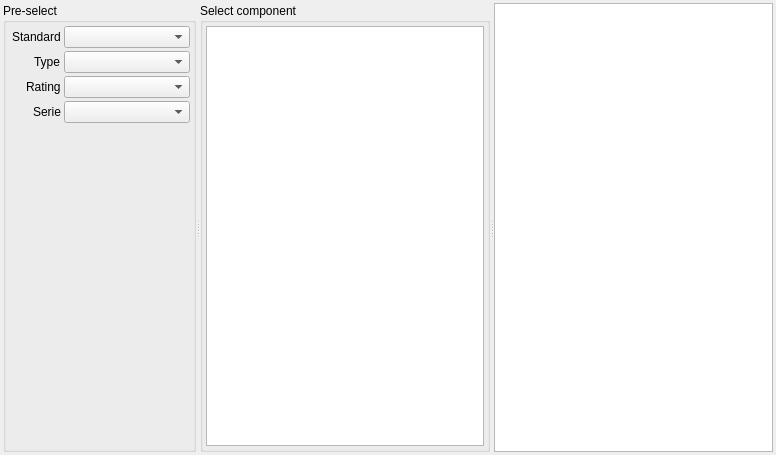
<?xml version="1.0" encoding="UTF-8"?>
<ui version="4.0">
 <class>STD_SelectComponentWidget</class>
 <widget class="QWidget" name="STD_SelectComponentWidget">
  <property name="geometry">
   <rect>
    <x>0</x>
    <y>0</y>
    <width>776</width>
    <height>455</height>
   </rect>
  </property>
  <property name="windowTitle">
   <string>Select component</string>
  </property>
  <layout class="QGridLayout" name="gridLayout_2">
   <property name="leftMargin">
    <number>3</number>
   </property>
   <property name="topMargin">
    <number>3</number>
   </property>
   <property name="rightMargin">
    <number>3</number>
   </property>
   <property name="bottomMargin">
    <number>3</number>
   </property>
   <property name="spacing">
    <number>3</number>
   </property>
   <item row="0" column="0">
    <widget class="QSplitter" name="splitter_2">
     <property name="orientation">
      <enum>Qt::Horizontal</enum>
     </property>
     <widget class="QSplitter" name="splitter">
      <property name="orientation">
       <enum>Qt::Horizontal</enum>
      </property>
      <widget class="QGroupBox" name="gbPreSelect">
       <property name="title">
        <string>Pre-select</string>
       </property>
       <layout class="QFormLayout" name="formLayout">
        <property name="labelAlignment">
         <set>Qt::AlignRight|Qt::AlignTrailing|Qt::AlignVCenter</set>
        </property>
        <property name="horizontalSpacing">
         <number>3</number>
        </property>
        <property name="verticalSpacing">
         <number>3</number>
        </property>
        <property name="leftMargin">
         <number>6</number>
        </property>
        <property name="topMargin">
         <number>3</number>
        </property>
        <property name="rightMargin">
         <number>3</number>
        </property>
        <property name="bottomMargin">
         <number>3</number>
        </property>
        <item row="0" column="0">
         <widget class="QLabel" name="lblCode">
          <property name="text">
           <string>Standard</string>
          </property>
         </widget>
        </item>
        <item row="0" column="1">
         <widget class="QComboBox" name="cbStandard"/>
        </item>
        <item row="1" column="0">
         <widget class="QLabel" name="lblType">
          <property name="text">
           <string>Type</string>
          </property>
         </widget>
        </item>
        <item row="1" column="1">
         <widget class="QComboBox" name="cbType"/>
        </item>
        <item row="2" column="0">
         <widget class="QLabel" name="lblRating">
          <property name="text">
           <string>Rating</string>
          </property>
         </widget>
        </item>
        <item row="2" column="1">
         <widget class="QComboBox" name="cbRating"/>
        </item>
        <item row="3" column="0">
         <widget class="QLabel" name="lblSerie">
          <property name="text">
           <string>Serie</string>
          </property>
         </widget>
        </item>
        <item row="3" column="1">
         <widget class="QComboBox" name="cbSerie"/>
        </item>
        <item row="4" column="0" colspan="2">
         <spacer name="verticalSpacer">
          <property name="orientation">
           <enum>Qt::Vertical</enum>
          </property>
          <property name="sizeHint" stdset="0">
           <size>
            <width>164</width>
            <height>40</height>
           </size>
          </property>
         </spacer>
        </item>
       </layout>
      </widget>
      <widget class="QGroupBox" name="gbSelect">
       <property name="title">
        <string>Select component</string>
       </property>
       <layout class="QGridLayout" name="gridLayout">
        <property name="leftMargin">
         <number>3</number>
        </property>
        <property name="topMargin">
         <number>3</number>
        </property>
        <property name="rightMargin">
         <number>3</number>
        </property>
        <property name="bottomMargin">
         <number>3</number>
        </property>
        <property name="spacing">
         <number>3</number>
        </property>
        <item row="0" column="0">
         <widget class="RB_TableView" name="tvComponent"/>
        </item>
       </layout>
      </widget>
     </widget>
     <widget class="QGraphicsView" name="gvComponent"/>
    </widget>
   </item>
  </layout>
 </widget>
 <customwidgets>
  <customwidget>
   <class>RB_TableView</class>
   <extends>QTableView</extends>
   <header>rb_tableview.h</header>
  </customwidget>
 </customwidgets>
 <tabstops>
  <tabstop>cbStandard</tabstop>
  <tabstop>cbType</tabstop>
  <tabstop>cbRating</tabstop>
  <tabstop>cbSerie</tabstop>
  <tabstop>tvComponent</tabstop>
  <tabstop>gvComponent</tabstop>
 </tabstops>
 <resources/>
 <connections/>
</ui>
